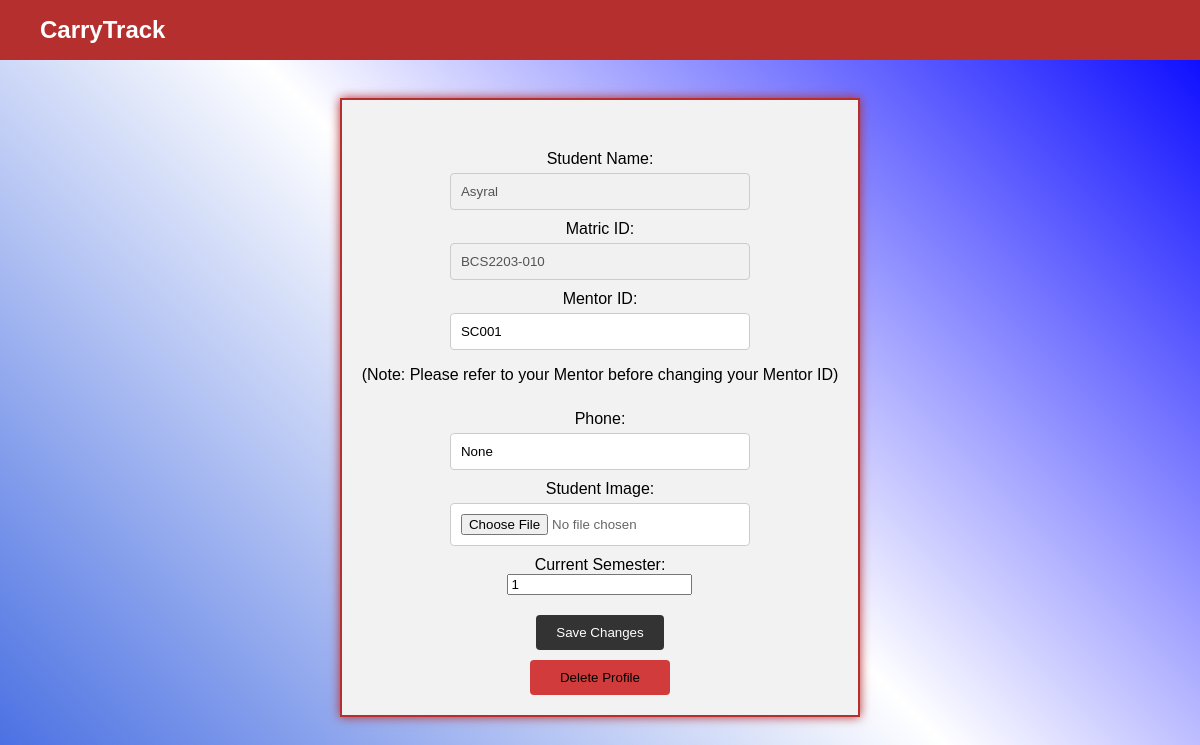
/studentProfile/BCS2203-010/, run on the app's committed database.
### carrytrack/models.py (models this page shows)
class Student(models.Model):
    matricID = models.CharField(max_length=10, unique=True, primary_key=True)
    studentName = models.CharField(max_length=50)
    studentPhone = models.CharField(null=True,max_length=12)
    studentImage = models.ImageField(upload_to='media', null=True)
    currentSemester = models.CharField(default='1', max_length=1, validators=[MaxValueValidator(9)])
    password = models.CharField(max_length=50)
    mentorID = models.ForeignKey('Lecturer', on_delete=models.CASCADE, null=True)

class Lecturer(models.Model):
    lecturerID = models.CharField(max_length=10, unique=True, primary_key=True)
    lecturerName = models.CharField(max_length=50)
    password = models.CharField(max_length=50)

### carrytrack/views.py (the view)
# urls.py: path('studentProfile/<str:matricID>/', views.studentProfile, name='studentProfile'),
def studentProfile(request, matricID):
    student = get_object_or_404(Student, matricID=matricID)
    context = {
        'student': student
    }
    return render(request, 'studentProfile.html', context)

### carrytrack/templates/studentProfile.html (shortened to what this page needs)
<!DOCTYPE html>
<html>
   <head>
   </head>
   <body>
      <div class="navbar">
         <div class="logo">
            CarryTrack
         </div>
      </div>
      <div class="container">
         <form class="edit-form" method="POST" action="{% url 'updateProfile' student.matricID %}" enctype="multipart/form-data">
            <label for="studentName">Student Name:</label>
            <input type="text" id="studentName" name="studentName" value="{{ student.studentName }}" disabled>
            <label for="matricID">Matric ID:</label>
            <input type="text" id="matricID" name="matricID" value="{{ student.matricID }}" disabled>
            <label for="mentorID">Mentor ID:</label>
            <input type="text" id="mentorID" name="mentorID" value="{{ student.mentorID.pk }}">
            <p class="notes"> (Note: Please refer to your Mentor before changing your Mentor ID)</p>
            <label for="studentPhone">Phone:</label>
            <input type="tel" id="studentPhone" name="studentPhone" value="{{ student.studentPhone }}">
            <label for="studentImage">Student Image:</label>
            <input type="file" id="studentImage" name="studentImage">
            <label for="currentSemester">Current Semester:</label>
            <input type="number" id="currentSemester" name="currentSemester" value="{{ student.currentSemester }}" max="8">
            <button type="submit" onclick="validateMentorID()">Save Changes</button>
         </form>
         <form method="POST" action="{% url 'deleteProfile' student.matricID %}" class="delete-form">
            <button class="buttonprofile delete-profile" type="submit">Delete Profile</button>
         </form>
      </div>
   </body>
</html>

### carrytrack/templates/studentProfile.html (style rules this page uses)
* { box-sizing: border-box; }
html, body { margin: 0; padding: 0; height: 100%; font-family: Arial, sans-serif; background: linear-gradient(45deg, royalblue, #FFFFFF, #0000FF); }
body { display: flex; justify-content: center; align-items: center; }
.navbar { background-color: #b52f2f; width: 100%; position: fixed; top: 0; left: 0; height: 60px; display: flex; justify-content: space-between; align-items: center; padding: 0 20px; box-sizing: border-box; }
.logo { float: left; padding: 20px; color: white; font-size: 24px; font-weight: bold; cursor: pointer; flex-grow: 1; }
.container { display: flex; flex-direction: column; align-items: center; margin-top: 15px; background-color: #f2f2f2; padding: 20px; border: #b52f2f solid 2px; box-shadow: #b52f2f 0px 0px 10px; }
button.buttonprofile { align-self: flex-end; margin-top: 20px; padding: 10px 20px; background-color: #333; color: #fff; text-decoration: none; border: none; border-radius: 4px; cursor: pointer; }
form.edit-form { margin-top: 20px; width: 100%; display: flex; flex-direction: column; align-items: center; }
form.edit-form label { margin-top: 10px; font-size: 16px; }
form.edit-form input[type="text"], form.edit-form input[type="tel"] { padding: 10px; width: 300px; margin-top: 5px; border: 1px solid #ccc; border-radius: 4px; }
form.edit-form input[type="file"], form.delete-form button[type="submit"] { display: block; padding: 10px; width: 300px; margin-top: 5px; border: 1px solid #ccc; border-radius: 4px; background-color: white; color: #666; }
form.edit-form button[type="submit"], form.delete-form button[type="submit"] { margin-top: 20px; padding: 10px 20px; background-color: #333; color: #fff; text-decoration: none; border: none; border-radius: 4px; cursor: pointer; }
form.delete-form button[type="submit"] { margin-top: 10px; padding: 10px 20px; background-color: rgb(210, 59, 59); color: #000000; border-radius: 4px; cursor: pointer; width: 140px; }

### data on the page
Student: studentName "Asyral", matricID "BCS2203-010", mentorID "SC001", studentPhone "None", currentSemester "1"
